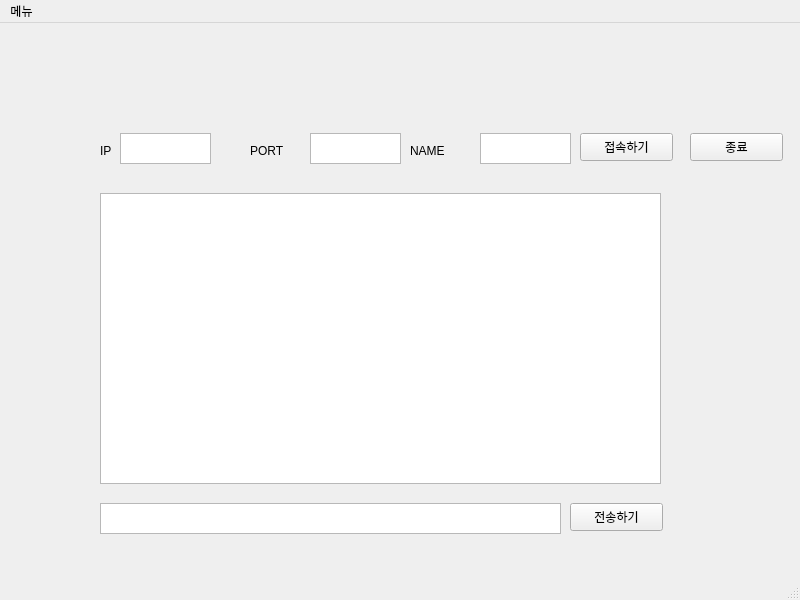
<?xml version="1.0" encoding="UTF-8"?>
<ui version="4.0">
 <class>MainWindow</class>
 <widget class="QMainWindow" name="MainWindow">
  <property name="geometry">
   <rect>
    <x>0</x>
    <y>0</y>
    <width>800</width>
    <height>600</height>
   </rect>
  </property>
  <property name="windowTitle">
   <string>MainWindow</string>
  </property>
  <widget class="QWidget" name="centralwidget">
   <widget class="QLabel" name="label">
    <property name="geometry">
     <rect>
      <x>100</x>
      <y>120</y>
      <width>64</width>
      <height>15</height>
     </rect>
    </property>
    <property name="text">
     <string>IP</string>
    </property>
   </widget>
   <widget class="QLabel" name="label_2">
    <property name="geometry">
     <rect>
      <x>250</x>
      <y>120</y>
      <width>64</width>
      <height>15</height>
     </rect>
    </property>
    <property name="text">
     <string>PORT</string>
    </property>
   </widget>
   <widget class="QLabel" name="label_3">
    <property name="geometry">
     <rect>
      <x>410</x>
      <y>120</y>
      <width>64</width>
      <height>15</height>
     </rect>
    </property>
    <property name="text">
     <string>NAME</string>
    </property>
   </widget>
   <widget class="QPushButton" name="accessButton">
    <property name="geometry">
     <rect>
      <x>580</x>
      <y>110</y>
      <width>93</width>
      <height>28</height>
     </rect>
    </property>
    <property name="text">
     <string>접속하기</string>
    </property>
   </widget>
   <widget class="QPushButton" name="sendButton">
    <property name="geometry">
     <rect>
      <x>570</x>
      <y>480</y>
      <width>93</width>
      <height>28</height>
     </rect>
    </property>
    <property name="text">
     <string>전송하기</string>
    </property>
   </widget>
   <widget class="QTextEdit" name="inputIp">
    <property name="geometry">
     <rect>
      <x>120</x>
      <y>110</y>
      <width>91</width>
      <height>31</height>
     </rect>
    </property>
   </widget>
   <widget class="QTextEdit" name="inputPort">
    <property name="geometry">
     <rect>
      <x>310</x>
      <y>110</y>
      <width>91</width>
      <height>31</height>
     </rect>
    </property>
   </widget>
   <widget class="QTextEdit" name="inputName">
    <property name="geometry">
     <rect>
      <x>480</x>
      <y>110</y>
      <width>91</width>
      <height>31</height>
     </rect>
    </property>
   </widget>
   <widget class="QTextBrowser" name="chatBox">
    <property name="geometry">
     <rect>
      <x>100</x>
      <y>170</y>
      <width>561</width>
      <height>291</height>
     </rect>
    </property>
   </widget>
   <widget class="QTextEdit" name="inputMsg">
    <property name="geometry">
     <rect>
      <x>100</x>
      <y>480</y>
      <width>461</width>
      <height>31</height>
     </rect>
    </property>
   </widget>
   <widget class="QPushButton" name="exitButton">
    <property name="geometry">
     <rect>
      <x>690</x>
      <y>110</y>
      <width>93</width>
      <height>28</height>
     </rect>
    </property>
    <property name="text">
     <string>종료</string>
    </property>
   </widget>
  </widget>
  <widget class="QStatusBar" name="statusbar"/>
  <widget class="QMenuBar" name="menuBar">
   <property name="geometry">
    <rect>
     <x>0</x>
     <y>0</y>
     <width>800</width>
     <height>26</height>
    </rect>
   </property>
   <widget class="QMenu" name="menu">
    <property name="title">
     <string>메뉴</string>
    </property>
   </widget>
   <addaction name="menu"/>
  </widget>
 </widget>
 <resources/>
 <connections/>
</ui>
